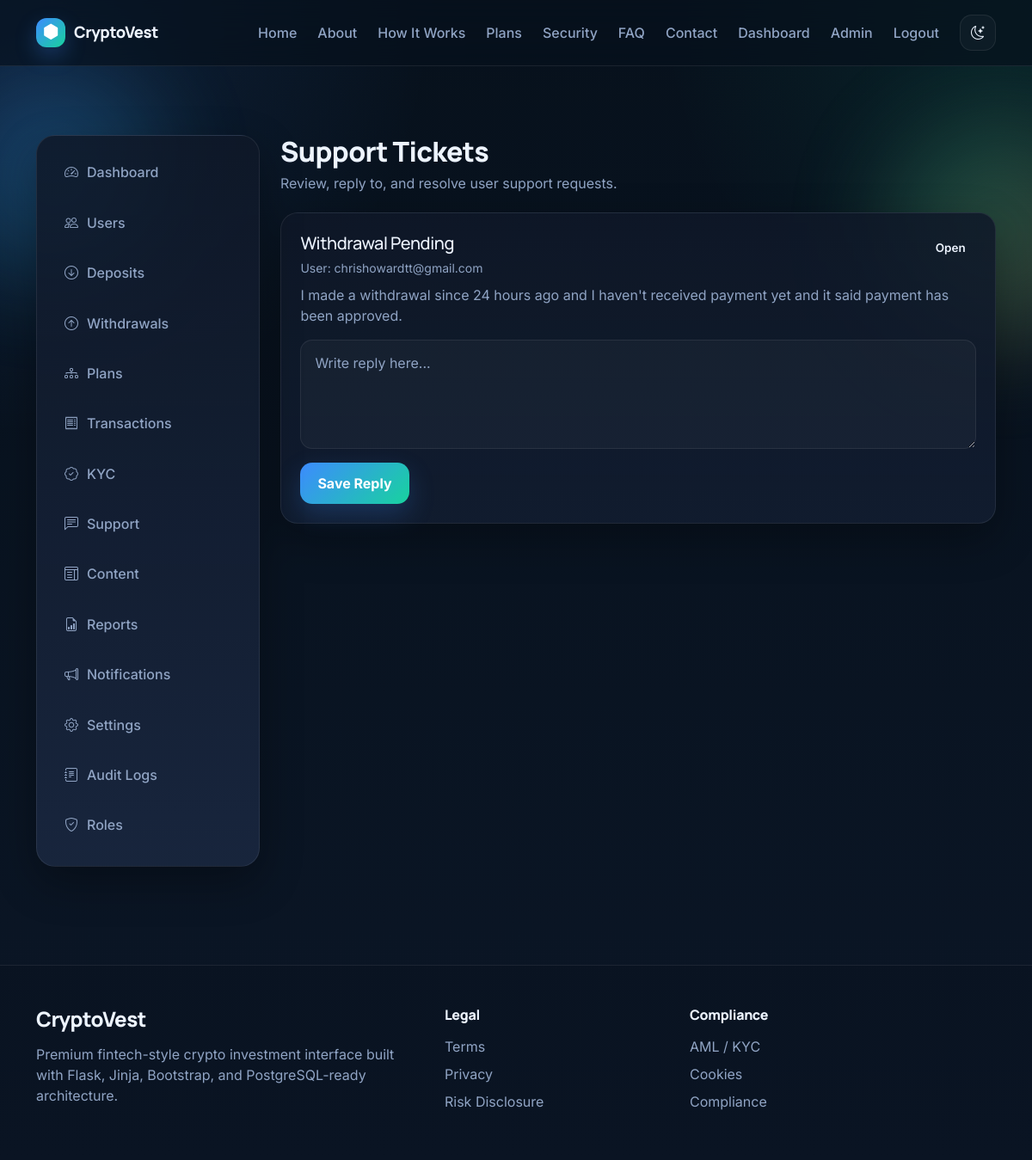
Screenshot of /admin/support (signed in) with the database file from the repository.
### app/models.py (models this page shows, shortened)
class SupportTicket(db.Model):
    id = db.Column(db.Integer, primary_key=True)
    user_id = db.Column(db.Integer, db.ForeignKey("user.id"), nullable=False)
    subject = db.Column(db.String(200), nullable=False)
    message = db.Column(db.Text, nullable=False)
    status = db.Column(db.String(30), default="open")
    admin_reply = db.Column(db.Text, nullable=True)
    created_at = db.Column(db.DateTime, default=datetime.utcnow)

class User(UserMixin, db.Model):
    id = db.Column(db.Integer, primary_key=True)
    name = db.Column(db.String(120), nullable=False)
    email = db.Column(db.String(120), unique=True, nullable=False, index=True)
    password_hash = db.Column(db.String(255), nullable=False)
    email_verified = db.Column(db.Boolean, default=False)
    email_verified_at = db.Column(db.DateTime, nullable=True)
    is_admin = db.Column(db.Boolean, default=False)
    is_active_account = db.Column(db.Boolean, default=True)
    two_factor_enabled = db.Column(db.Boolean, default=False)
    usd_balance = db.Column(db.Float, default=0.0)
    created_at = db.Column(db.DateTime, default=datetime.utcnow)
    transactions = db.relationship("Transaction", backref="user", lazy=True, cascade="all, delete-orphan")
    investments = db.relationship("Investment", backref="user", lazy=True, cascade="all, delete-orphan")
    tickets = db.relationship("SupportTicket", backref="user", lazy=True, cascade="all, delete-orphan")
    referral_code = db.Column(db.String(20), unique=True, nullable=True, index=True)
    referred_by_id = db.Column(db.Integer, db.ForeignKey("user.id"), nullable=True)
    referral_qualified = db.Column(db.Boolean, default=False)
    first_qualified_deposit_at = db.Column(db.DateTime, nullable=True)
    investment_credit_balance = db.Column(db.Float, default=0.0)
    referral_reward_milestones_paid = db.Column(db.Integer, default=0)
    referred_by = db.relationship(
        "User",
        remote_side=[id],
        backref=db.backref("referred_users", lazy=True)
    )

### app/admin/routes.py (the view, shortened to what this page needs)
@admin_bp.route("/support", methods=["GET", "POST"])
@login_required
@admin_required
def support():
    tickets = SupportTicket.query.order_by(SupportTicket.created_at.desc()).all()
    return render_template("admin/support.html", tickets=tickets)

### app/models.py (called while the page is built)
@login_manager.user_loader
def load_user(user_id):
    return db.session.get(User, int(user_id))

### app/templates/admin/support.html (shortened to what this page needs)
{% extends 'base.html' %}
{% block content %}
<section class="page-section">
    <div class="container dashboard-layout">
        {% include 'includes/admin_sidebar.html' %}
        <div class="page-shell">
            <div class="page-header">
                <h1>Support Tickets</h1>
                <p class="text-muted-premium mb-0">Review, reply to, and resolve user support requests.</p>
            </div>
            {% for ticket in tickets %}
            <div class="card-premium mb-4">
                <div class="d-flex justify-content-between align-items-start flex-wrap gap-2 mb-2">
                    <div>
                        <h5 class="mb-1">{{ ticket.subject }}</h5>
                        <small class="text-muted-premium">User: {{ ticket.user.email }}</small>
                    </div>
                    <span class="status-badge status-{{ ticket.status }}">{{ ticket.status|title }}</span>
                </div>
                <p class="text-muted-premium">{{ ticket.message }}</p>
                <form method="POST" class="mt-3">
                    <div class="mb-3">
                        <textarea name="reply" class="form-control" rows="4" placeholder="Write reply here...">{{ ticket.admin_reply or '' }}</textarea>
                    </div>
                    <button class="btn btn-premium" type="submit">Save Reply</button>
                </form>
            </div>
            {% else %}
            <div class="content-card empty-state">No tickets found.</div>
            {% endfor %}
        </div>
    </div>
</section>
{% endblock %}

### app/static/css/style.css (style rules this page uses)
:root { --bg: #07111c; --bg-2: #0b1626; --surface: rgba(15, 24, 40, 0.86); --surface-2: rgba(18, 29, 48, 0.92); --surface-3: rgba(25, 38, 62, 0.95); --text: #edf4ff; --text-soft: #c5d4ee; --muted: #90a4c4; --border: rgba(255, 255, 255, 0.08); --shadow: 0 18px 50px rgba(0, 0, 0, 0.32); --blue: #3d8bff; --cyan: #29d3ff; --emerald: #18d39e; --gold: #f3c969; --danger: #ff7272; --success: #22c983; --warning: #f3b54a; --info: #57a6ff; --radius-xl: 26px; --radius-lg: 20px; --radius-md: 16px; --radius-sm: 12px; }
* { box-sizing: border-box; }
html { scroll-behavior: smooth; }
body { font-family: "Inter", "DM Sans", "Sora", sans-serif; background: radial-gradient(circle at top left, rgba(61,139,255,0.14), transparent 28%), radial-gradient(circle at top right, rgba(24,211,158,0.10), transparent 24%), linear-gradient(180deg, var(--bg), var(--bg-2)); color: var(--text); min-height: 100vh; position: relative; overflow-x: hidden; }
h1, h2, h3, h4, h5, h6, .brand { font-family: "Manrope", "Inter", sans-serif; letter-spacing: -0.02em; }
.btn-premium { color: #fff !important; border: none; border-radius: 14px; padding: 12px 20px; font-weight: 700; background: linear-gradient(135deg, var(--blue), var(--emerald)); box-shadow: 0 12px 30px rgba(61,139,255,0.22); transition: transform .25s ease, box-shadow .25s ease; }
.page-section { padding: 64px 0; }
.card-premium, .glass-panel, .metric-card, .table-panel, .auth-card, .content-card { border: 1px solid var(--border); border-radius: var(--radius-lg); background: linear-gradient(180deg, var(--surface), var(--surface-2)); box-shadow: var(--shadow); }
.card-premium, .metric-card, .table-panel, .auth-card, .content-card { padding: 1.4rem; }
.section-subtitle, .text-muted-premium { color: var(--muted) !important; }
.form-control, .form-select, textarea { background: rgba(255,255,255,0.03) !important; color: var(--text) !important; border: 1px solid var(--border) !important; border-radius: 14px !important; padding: .9rem 1rem !important; box-shadow: none !important; }
.form-control::placeholder, textarea::placeholder { color: var(--muted) !important; }
.status-badge { display: inline-flex; align-items: center; gap: 6px; padding: .45rem .75rem; border-radius: 999px; font-size: .84rem; font-weight: 600; }
.dashboard-layout { display: grid; grid-template-columns: 260px 1fr; gap: 1.5rem; align-items: start; }
.page-shell { min-width: 0; }
.page-header { margin-bottom: 1.4rem; }
.page-header h1 { font-size: 2rem; font-weight: 800; margin-bottom: .35rem; }

### rows the page displays
SupportTicket: subject "Withdrawal Pending", user.email "chrishowardtt@gmail.com", status "Open", message "I made a withdrawal since 24 hours ago and I haven't received payment yet and it said payment has been approved."
